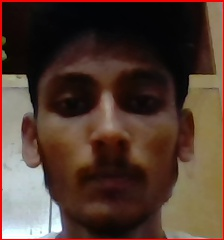
#> input picture Dataset/Abdeali/1.jpg, 224 x 240 px; its folder holds only this picture in this run
$ python prepare_dataset.py
#> lines starting #> are read from the running program, lines starting #| are printed output that depends on the picture
# -*- coding: utf-8 -*-

import os
import cv2
import numpy as np

dim = 200

dataset = 'Dataset'
target = 'training data'

images = list()

if len(os.listdir(dataset)) != 0:
    for person in os.listdir(dataset):
        if len(os.listdir(os.path.join(dataset, person))) != 0:
            image = list()
            for img in os.listdir(os.path.join(dataset, person)):
                img = cv2.imread(str(dataset)+"/"+str(person)+"/"+str(img))
#> img is the input picture: shape (240, 224, 3); mean B, G, R 49.3, 60, 81.5
                img = cv2.resize(img, (dim, dim))
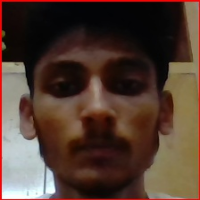
#> img: shape (200, 200, 3); mean B, G, R 49.1, 59.9, 81.5
                img = np.array(np.reshape(img, (dim,dim,3)))/255
                image.append(img)
            images.append(image)
        else:
            print("There are no images for "+str(person))
#> pass 2 of the loop `for person in os.listdir(dataset):`:
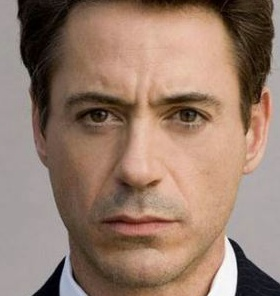
#> input picture Dataset/IronMan/1.jpg, 280 x 296 px
#> img is the input picture: shape (296, 280, 3); mean B, G, R 107.6, 123.4, 150.2
#> `img = cv2.resize(img, (dim, dim))`:
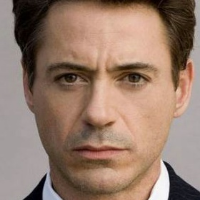
#> img: shape (200, 200, 3); mean B, G, R 107.5, 123.3, 150.1
else:
    print("There is no data in Dataset. \n Please run the prepare dataset file after keeping person images in Full images")


sample1 = list()
sample2 = list()
label = list()

for i in range(len(images)):
    for j in range(len(images)):
        if i == j:
            for x in range(5):
                for y in range(5):
                    sample1.append(images[i][x])
#> (the run stopped early here; a loop or call above may not have finished)
